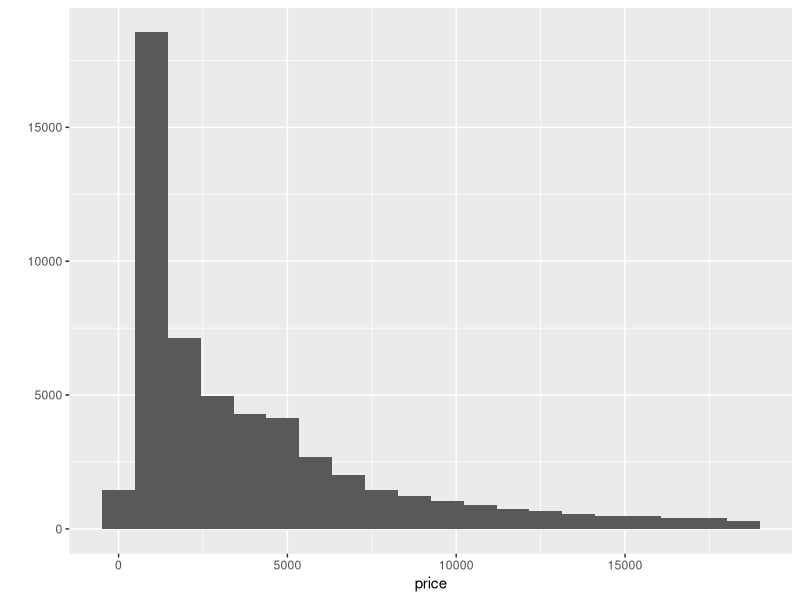
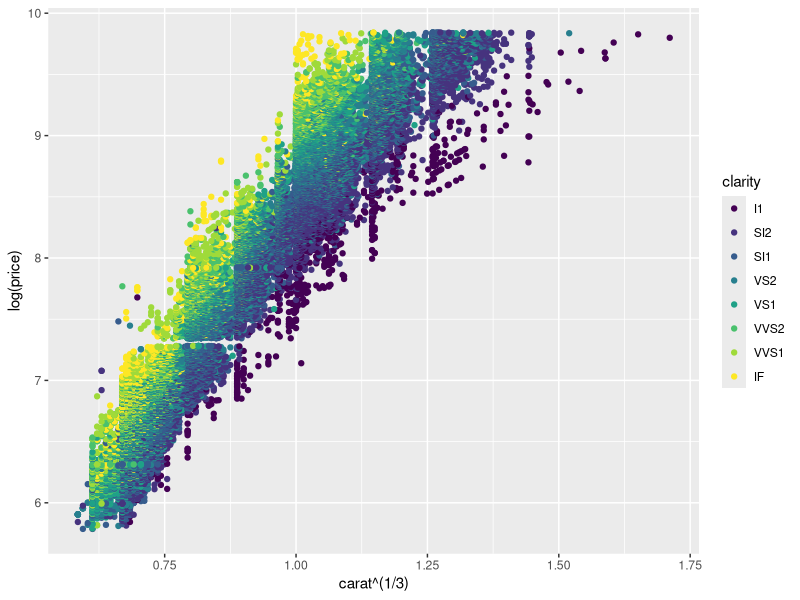
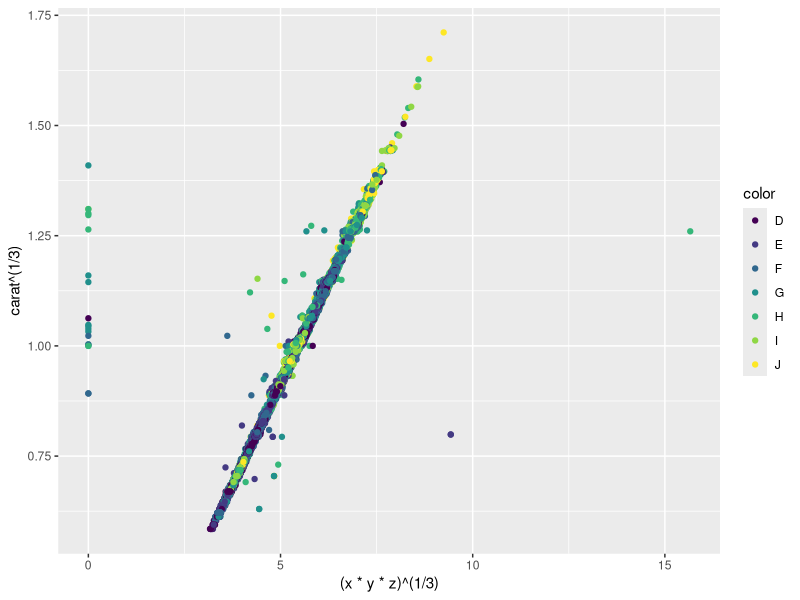

R code for these plots, in order:
## ---- chunk 1
library(ggplot2); data(diamonds)
## ---- chunk 2
names(diamonds)
## ---- chunk 3
qplot(price, data = diamonds, bins = 20)
qplot(carat^(1/3), log(price), color = clarity, data = diamonds)
qplot((x*y*z)^(1/3), carat^(1/3), color = color, data = diamonds)
